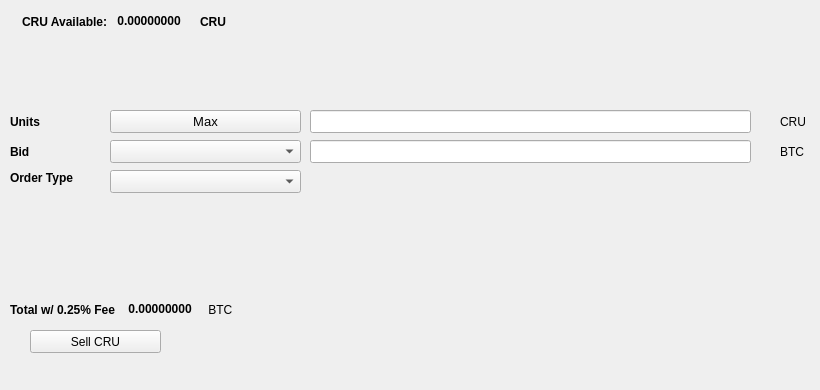
   <widget class="QWidget" name="SellTab">
    <attribute name="title">
     <string>Sell</string>
    </attribute>
    <widget class="QLabel" name="label_16">
     <property name="geometry">
      <rect>
       <x>780</x>
       <y>140</y>
       <width>31</width>
       <height>23</height>
      </rect>
     </property>
     <property name="text">
      <string>BTC</string>
     </property>
    </widget>
    <widget class="QComboBox" name="SellBidcomboBox">
     <property name="geometry">
      <rect>
       <x>110</x>
       <y>140</y>
       <width>191</width>
       <height>23</height>
      </rect>
     </property>
     <property name="font">
      <font>
       <pointsize>10</pointsize>
      </font>
     </property>
    </widget>
    <widget class="QLabel" name="label_18">
     <property name="geometry">
      <rect>
       <x>10</x>
       <y>110</y>
       <width>46</width>
       <height>23</height>
      </rect>
     </property>
     <property name="font">
      <font>
       <weight>75</weight>
       <bold>true</bold>
      </font>
     </property>
     <property name="text">
      <string>Units</string>
     </property>
    </widget>
    <widget class="QPushButton" name="Sell_Max_Amount">
     <property name="geometry">
      <rect>
       <x>110</x>
       <y>110</y>
       <width>191</width>
       <height>23</height>
      </rect>
     </property>
     <property name="font">
      <font>
       <pointsize>10</pointsize>
      </font>
     </property>
     <property name="text">
      <string>Max</string>
     </property>
    </widget>
    <widget class="QLabel" name="label_20">
     <property name="geometry">
      <rect>
       <x>10</x>
       <y>170</y>
       <width>91</width>
       <height>16</height>
      </rect>
     </property>
     <property name="font">
      <font>
       <weight>75</weight>
       <bold>true</bold>
      </font>
     </property>
     <property name="text">
      <string>Order Type</string>
     </property>
    </widget>
    <widget class="QComboBox" name="SellOrdertypeCombo">
     <property name="geometry">
      <rect>
       <x>110</x>
       <y>170</y>
       <width>191</width>
       <height>23</height>
      </rect>
     </property>
     <property name="font">
      <font>
       <pointsize>10</pointsize>
      </font>
     </property>
    </widget>
    <widget class="QLabel" name="label_21">
     <property name="geometry">
      <rect>
       <x>10</x>
       <y>140</y>
       <width>46</width>
       <height>23</height>
      </rect>
     </property>
     <property name="font">
      <font>
       <weight>75</weight>
       <bold>true</bold>
      </font>
     </property>
     <property name="text">
      <string>Bid</string>
     </property>
    </widget>
    <widget class="QLabel" name="label_22">
     <property name="geometry">
      <rect>
       <x>780</x>
       <y>110</y>
       <width>31</width>
       <height>23</height>
      </rect>
     </property>
     <property name="text">
      <string>CRU</string>
     </property>
    </widget>
    <widget class="QLineEdit" name="UnitsInputCRU">
     <property name="geometry">
      <rect>
       <x>310</x>
       <y>110</y>
       <width>441</width>
       <height>23</height>
      </rect>
     </property>
     <property name="font">
      <font>
       <pointsize>9</pointsize>
       <weight>75</weight>
       <bold>true</bold>
      </font>
     </property>
    </widget>
    <widget class="QLineEdit" name="SellBidPriceEdit">
     <property name="geometry">
      <rect>
       <x>310</x>
       <y>140</y>
       <width>441</width>
       <height>23</height>
      </rect>
     </property>
     <property name="font">
      <font>
       <pointsize>9</pointsize>
       <weight>75</weight>
       <bold>true</bold>
      </font>
     </property>
    </widget>
    <widget class="QPushButton" name="SellCRUBTN">
     <property name="geometry">
      <rect>
       <x>30</x>
       <y>330</y>
       <width>131</width>
       <height>23</height>
      </rect>
     </property>
     <property name="text">
      <string>Sell CRU</string>
     </property>
     <property name="icon">
      <iconset resource="../curiumn">
       <normaloff>:/icons/bitcoin</normaloff>:/icons/bitcoin</iconset>
     </property>
    </widget>
    <widget class="QWidget" name="layoutWidget3">
     <property name="geometry">
      <rect>
       <x>22</x>
       <y>12</y>
       <width>258</width>
       <height>19</height>
      </rect>
     </property>
     <layout class="QHBoxLayout" name="horizontalLayout">
      <item>
       <widget class="QLabel" name="label232_2">
        <property name="font">
         <font>
          <weight>75</weight>
          <bold>true</bold>
         </font>
        </property>
        <property name="text">
         <string>CRU Available:</string>
        </property>
       </widget>
      </item>
      <item>
       <widget class="QLabel" name="CRUAvailableLabel">
        <property name="palette">
         <palette>
          <active>
           <colorrole role="WindowText">
            <brush brushstyle="SolidPattern">
             <color alpha="255">
              <red>0</red>
              <green>0</green>
              <blue>0</blue>
             </color>
            </brush>
           </colorrole>
           <colorrole role="Button">
            <brush brushstyle="SolidPattern">
             <color alpha="255">
              <red>0</red>
              <green>170</green>
              <blue>0</blue>
             </color>
            </brush>
           </colorrole>
           <colorrole role="Light">
            <brush brushstyle="SolidPattern">
             <color alpha="255">
              <red>0</red>
              <green>255</green>
              <blue>0</blue>
             </color>
            </brush>
           </colorrole>
           <colorrole role="Midlight">
            <brush brushstyle="SolidPattern">
             <color alpha="255">
              <red>0</red>
              <green>212</green>
              <blue>0</blue>
             </color>
            </brush>
           </colorrole>
           <colorrole role="Dark">
            <brush brushstyle="SolidPattern">
             <color alpha="255">
              <red>0</red>
              <green>85</green>
              <blue>0</blue>
             </color>
            </brush>
           </colorrole>
           <colorrole role="Mid">
            <brush brushstyle="SolidPattern">
             <color alpha="255">
              <red>0</red>
              <green>113</green>
              <blue>0</blue>
             </color>
            </brush>
           </colorrole>
           <colorrole role="Text">
            <brush brushstyle="SolidPattern">
             <color alpha="255">
              <red>0</red>
              <green>170</green>
              <blue>0</blue>
             </color>
            </brush>
           </colorrole>
           <colorrole role="BrightText">
            <brush brushstyle="SolidPattern">
             <color alpha="255">
              <red>255</red>
              <green>255</green>
              <blue>255</blue>
             </color>
            </brush>
           </colorrole>
           <colorrole role="ButtonText">
            <brush brushstyle="SolidPattern">
             <color alpha="255">
              <red>0</red>
              <green>0</green>
              <blue>0</blue>
             </color>
            </brush>
           </colorrole>
           <colorrole role="Base">
            <brush brushstyle="SolidPattern">
             <color alpha="255">
              <red>255</red>
              <green>255</green>
              <blue>255</blue>
             </color>
            </brush>
           </colorrole>
           <colorrole role="Window">
            <brush brushstyle="SolidPattern">
             <color alpha="255">
              <red>0</red>
              <green>170</green>
              <blue>0</blue>
             </color>
            </brush>
           </colorrole>
           <colorrole role="Shadow">
            <brush brushstyle="SolidPattern">
             <color alpha="255">
              <red>0</red>
              <green>0</green>
              <blue>0</blue>
             </color>
            </brush>
           </colorrole>
           <colorrole role="AlternateBase">
            <brush brushstyle="SolidPattern">
             <color alpha="255">
              <red>127</red>
              <green>212</green>
              <blue>127</blue>
             </color>
            </brush>
           </colorrole>
           <colorrole role="ToolTipBase">
            <brush brushstyle="SolidPattern">
             <color alpha="255">
              <red>255</red>
              <green>255</green>
              <blue>220</blue>
             </color>
            </brush>
           </colorrole>
           <colorrole role="ToolTipText">
            <brush brushstyle="SolidPattern">
             <color alpha="255">
              <red>0</red>
              <green>0</green>
              <blue>0</blue>
             </color>
            </brush>
           </colorrole>
          </active>
          <inactive>
           <colorrole role="WindowText">
            <brush brushstyle="SolidPattern">
             <color alpha="255">
              <red>0</red>
              <green>0</green>
              <blue>0</blue>
             </color>
            </brush>
           </colorrole>
           <colorrole role="Button">
            <brush brushstyle="SolidPattern">
             <color alpha="255">
              <red>0</red>
              <green>170</green>
              <blue>0</blue>
             </color>
            </brush>
           </colorrole>
           <colorrole role="Light">
            <brush brushstyle="SolidPattern">
             <color alpha="255">
              <red>0</red>
              <green>255</green>
              <blue>0</blue>
             </color>
            </brush>
           </colorrole>
           <colorrole role="Midlight">
            <brush brushstyle="SolidPattern">
             <color alpha="255">
              <red>0</red>
              <green>212</green>
              <blue>0</blue>
             </color>
            </brush>
           </colorrole>
           <colorrole role="Dark">
            <brush brushstyle="SolidPattern">
             <color alpha="255">
              <red>0</red>
              <green>85</green>
              <blue>0</blue>
             </color>
            </brush>
           </colorrole>
           <colorrole role="Mid">
            <brush brushstyle="SolidPattern">
             <color alpha="255">
              <red>0</red>
              <green>113</green>
              <blue>0</blue>
             </color>
            </brush>
           </colorrole>
           <colorrole role="Text">
            <brush brushstyle="SolidPattern">
             <color alpha="255">
              <red>0</red>
              <green>170</green>
              <blue>0</blue>
             </color>
            </brush>
           </colorrole>
           <colorrole role="BrightText">
            <brush brushstyle="SolidPattern">
             <color alpha="255">
              <red>255</red>
              <green>255</green>
              <blue>255</blue>
             </color>
            </brush>
           </colorrole>
           <colorrole role="ButtonText">
            <brush brushstyle="SolidPattern">
             <color alpha="255">
              <red>0</red>
              <green>0</green>
              <blue>0</blue>
             </color>
            </brush>
           </colorrole>
           <colorrole role="Base">
            <brush brushstyle="SolidPattern">
             <color alpha="255">
              <red>255</red>
              <green>255</green>
              <blue>255</blue>
             </color>
            </brush>
           </colorrole>
           <colorrole role="Window">
            <brush brushstyle="SolidPattern">
             <color alpha="255">
              <red>0</red>
              <green>170</green>
              <blue>0</blue>
             </color>
            </brush>
           </colorrole>
           <colorrole role="Shadow">
            <brush brushstyle="SolidPattern">
             <color alpha="255">
              <red>0</red>
              <green>0</green>
              <blue>0</blue>
             </color>
            </brush>
           </colorrole>
           <colorrole role="AlternateBase">
            <brush brushstyle="SolidPattern">
             <color alpha="255">
              <red>127</red>
              <green>212</green>
              <blue>127</blue>
             </color>
            </brush>
           </colorrole>
           <colorrole role="ToolTipBase">
            <brush brushstyle="SolidPattern">
             <color alpha="255">
              <red>255</red>
              <green>255</green>
              <blue>220</blue>
             </color>
            </brush>
           </colorrole>
           <colorrole role="ToolTipText">
            <brush brushstyle="SolidPattern">
             <color alpha="255">
              <red>0</red>
              <green>0</green>
              <blue>0</blue>
             </color>
            </brush>
           </colorrole>
          </inactive>
          <disabled>
           <colorrole role="WindowText">
            <brush brushstyle="SolidPattern">
             <color alpha="255">
              <red>0</red>
              <green>85</green>
              <blue>0</blue>
             </color>
            </brush>
           </colorrole>
           <colorrole role="Button">
            <brush brushstyle="SolidPattern">
             <color alpha="255">
              <red>0</red>
              <green>170</green>
              <blue>0</blue>
             </color>
            </brush>
           </colorrole>
           <colorrole role="Light">
            <brush brushstyle="SolidPattern">
             <color alpha="255">
              <red>0</red>
              <green>255</green>
              <blue>0</blue>
             </color>
            </brush>
           </colorrole>
           <colorrole role="Midlight">
            <brush brushstyle="SolidPattern">
             <color alpha="255">
              <red>0</red>
              <green>212</green>
              <blue>0</blue>
             </color>
            </brush>
           </colorrole>
           <colorrole role="Dark">
            <brush brushstyle="SolidPattern">
             <color alpha="255">
              <red>0</red>
              <green>85</green>
              <blue>0</blue>
             </color>
            </brush>
           </colorrole>
           <colorrole role="Mid">
            <brush brushstyle="SolidPattern">
             <color alpha="255">
              <red>0</red>
              <green>113</green>
              <blue>0</blue>
             </color>
            </brush>
           </colorrole>
           <colorrole role="Text">
            <brush brushstyle="SolidPattern">
             <color alpha="255">
              <red>0</red>
              <green>85</green>
              <blue>0</blue>
             </color>
            </brush>
           </colorrole>
           <colorrole role="BrightText">
            <brush brushstyle="SolidPattern">
             <color alpha="255">
              <red>255</red>
              <green>255</green>
              <blue>255</blue>
             </color>
            </brush>
           </colorrole>
           <colorrole role="ButtonText">
            <brush brushstyle="SolidPattern">
             <color alpha="255">
              <red>0</red>
              <green>85</green>
              <blue>0</blue>
             </color>
            </brush>
           </colorrole>
           <colorrole role="Base">
            <brush brushstyle="SolidPattern">
             <color alpha="255">
              <red>0</red>
              <green>170</green>
              <blue>0</blue>
             </color>
            </brush>
           </colorrole>
           <colorrole role="Window">
            <brush brushstyle="SolidPattern">
             <color alpha="255">
              <red>0</red>
              <green>170</green>
              <blue>0</blue>
             </color>
            </brush>
           </colorrole>
           <colorrole role="Shadow">
            <brush brushstyle="SolidPattern">
             <color alpha="255">
              <red>0</red>
              <green>0</green>
              <blue>0</blue>
             </color>
            </brush>
           </colorrole>
           <colorrole role="AlternateBase">
            <brush brushstyle="SolidPattern">
             <color alpha="255">
              <red>0</red>
              <green>170</green>
              <blue>0</blue>
             </color>
            </brush>
           </colorrole>
           <colorrole role="ToolTipBase">
            <brush brushstyle="SolidPattern">
             <color alpha="255">
              <red>255</red>
              <green>255</green>
              <blue>220</blue>
             </color>
            </brush>
           </colorrole>
           <colorrole role="ToolTipText">
            <brush brushstyle="SolidPattern">
             <color alpha="255">
              <red>0</red>
              <green>0</green>
              <blue>0</blue>
             </color>
            </brush>
           </colorrole>
          </disabled>
         </palette>
        </property>
        <property name="font">
         <font>
          <weight>75</weight>
          <bold>true</bold>
         </font>
        </property>
        <property name="text">
         <string> 0.00000000 </string>
        </property>
        <property name="textInteractionFlags">
         <set>Qt::LinksAccessibleByMouse|Qt::TextSelectableByKeyboard|Qt::TextSelectableByMouse</set>
        </property>
       </widget>
      </item>
      <item>
       <widget class="QLabel" name="labelCRU">
        <property name="font">
         <font>
          <weight>75</weight>
          <bold>true</bold>
         </font>
        </property>
        <property name="text">
         <string>CRU</string>
        </property>
       </widget>
      </item>
     </layout>
    </widget>
    <widget class="QWidget" name="layoutWidget">
     <property name="geometry">
      <rect>
       <x>10</x>
       <y>300</y>
       <width>268</width>
       <height>19</height>
      </rect>
     </property>
     <layout class="QHBoxLayout" name="horizontalLayout_2">
      <item>
       <widget class="QLabel" name="label_19">
        <property name="font">
         <font>
          <weight>75</weight>
          <bold>true</bold>
         </font>
        </property>
        <property name="text">
         <string>Total w/ 0.25% Fee </string>
        </property>
       </widget>
      </item>
      <item>
       <widget class="QLabel" name="SellCostLabel">
        <property name="palette">
         <palette>
          <active>
           <colorrole role="WindowText">
            <brush brushstyle="SolidPattern">
             <color alpha="255">
              <red>0</red>
              <green>0</green>
              <blue>0</blue>
             </color>
            </brush>
           </colorrole>
           <colorrole role="Button">
            <brush brushstyle="SolidPattern">
             <color alpha="255">
              <red>0</red>
              <green>170</green>
              <blue>0</blue>
             </color>
            </brush>
           </colorrole>
           <colorrole role="Light">
            <brush brushstyle="SolidPattern">
             <color alpha="255">
              <red>0</red>
              <green>255</green>
              <blue>0</blue>
             </color>
            </brush>
           </colorrole>
           <colorrole role="Midlight">
            <brush brushstyle="SolidPattern">
             <color alpha="255">
              <red>0</red>
              <green>212</green>
              <blue>0</blue>
             </color>
            </brush>
           </colorrole>
           <colorrole role="Dark">
            <brush brushstyle="SolidPattern">
             <color alpha="255">
              <red>0</red>
              <green>85</green>
              <blue>0</blue>
             </color>
            </brush>
           </colorrole>
           <colorrole role="Mid">
            <brush brushstyle="SolidPattern">
             <color alpha="255">
              <red>0</red>
              <green>113</green>
              <blue>0</blue>
             </color>
            </brush>
           </colorrole>
           <colorrole role="Text">
            <brush brushstyle="SolidPattern">
             <color alpha="255">
              <red>0</red>
              <green>170</green>
              <blue>0</blue>
             </color>
            </brush>
           </colorrole>
           <colorrole role="BrightText">
            <brush brushstyle="SolidPattern">
             <color alpha="255">
              <red>255</red>
              <green>255</green>
              <blue>255</blue>
             </color>
            </brush>
           </colorrole>
           <colorrole role="ButtonText">
            <brush brushstyle="SolidPattern">
             <color alpha="255">
              <red>0</red>
              <green>0</green>
              <blue>0</blue>
             </color>
            </brush>
           </colorrole>
           <colorrole role="Base">
            <brush brushstyle="SolidPattern">
             <color alpha="255">
              <red>255</red>
              <green>255</green>
              <blue>255</blue>
             </color>
            </brush>
           </colorrole>
           <colorrole role="Window">
            <brush brushstyle="SolidPattern">
             <color alpha="255">
              <red>0</red>
              <green>170</green>
              <blue>0</blue>
             </color>
            </brush>
           </colorrole>
           <colorrole role="Shadow">
            <brush brushstyle="SolidPattern">
             <color alpha="255">
              <red>0</red>
              <green>0</green>
              <blue>0</blue>
             </color>
            </brush>
           </colorrole>
           <colorrole role="AlternateBase">
            <brush brushstyle="SolidPattern">
             <color alpha="255">
              <red>127</red>
              <green>212</green>
              <blue>127</blue>
             </color>
            </brush>
           </colorrole>
           <colorrole role="ToolTipBase">
            <brush brushstyle="SolidPattern">
             <color alpha="255">
              <red>255</red>
              <green>255</green>
              <blue>220</blue>
             </color>
            </brush>
           </colorrole>
           <colorrole role="ToolTipText">
            <brush brushstyle="SolidPattern">
             <color alpha="255">
              <red>0</red>
              <green>0</green>
              <blue>0</blue>
             </color>
            </brush>
           </colorrole>
          </active>
          <inactive>
           <colorrole role="WindowText">
            <brush brushstyle="SolidPattern">
             <color alpha="255">
              <red>0</red>
              <green>0</green>
              <blue>0</blue>
             </color>
            </brush>
           </colorrole>
           <colorrole role="Button">
            <brush brushstyle="SolidPattern">
             <color alpha="255">
              <red>0</red>
              <green>170</green>
              <blue>0</blue>
             </color>
            </brush>
           </colorrole>
           <colorrole role="Light">
            <brush brushstyle="SolidPattern">
             <color alpha="255">
              <red>0</red>
              <green>255</green>
              <blue>0</blue>
             </color>
            </brush>
           </colorrole>
           <colorrole role="Midlight">
            <brush brushstyle="SolidPattern">
             <color alpha="255">
              <red>0</red>
              <green>212</green>
              <blue>0</blue>
             </color>
            </brush>
           </colorrole>
           <colorrole role="Dark">
            <brush brushstyle="SolidPattern">
             <color alpha="255">
              <red>0</red>
              <green>85</green>
              <blue>0</blue>
             </color>
            </brush>
           </colorrole>
           <colorrole role="Mid">
            <brush brushstyle="SolidPattern">
             <color alpha="255">
              <red>0</red>
              <green>113</green>
              <blue>0</blue>
             </color>
            </brush>
           </colorrole>
           <colorrole role="Text">
            <brush brushstyle="SolidPattern">
             <color alpha="255">
              <red>0</red>
              <green>170</green>
              <blue>0</blue>
             </color>
            </brush>
           </colorrole>
           <colorrole role="BrightText">
            <brush brushstyle="SolidPattern">
             <color alpha="255">
              <red>255</red>
              <green>255</green>
              <blue>255</blue>
             </color>
            </brush>
           </colorrole>
           <colorrole role="ButtonText">
            <brush brushstyle="SolidPattern">
             <color alpha="255">
              <red>0</red>
              <green>0</green>
              <blue>0</blue>
             </color>
            </brush>
           </colorrole>
           <colorrole role="Base">
            <brush brushstyle="SolidPattern">
             <color alpha="255">
              <red>255</red>
              <green>255</green>
              <blue>255</blue>
             </color>
            </brush>
           </colorrole>
           <colorrole role="Window">
            <brush brushstyle="SolidPattern">
             <color alpha="255">
              <red>0</red>
              <green>170</green>
              <blue>0</blue>
             </color>
            </brush>
           </colorrole>
           <colorrole role="Shadow">
            <brush brushstyle="SolidPattern">
             <color alpha="255">
              <red>0</red>
              <green>0</green>
              <blue>0</blue>
             </color>
            </brush>
           </colorrole>
           <colorrole role="AlternateBase">
            <brush brushstyle="SolidPattern">
             <color alpha="255">
              <red>127</red>
              <green>212</green>
              <blue>127</blue>
             </color>
            </brush>
           </colorrole>
           <colorrole role="ToolTipBase">
            <brush brushstyle="SolidPattern">
             <color alpha="255">
              <red>255</red>
              <green>255</green>
              <blue>220</blue>
             </color>
            </brush>
           </colorrole>
           <colorrole role="ToolTipText">
            <brush brushstyle="SolidPattern">
             <color alpha="255">
              <red>0</red>
              <green>0</green>
              <blue>0</blue>
             </color>
            </brush>
           </colorrole>
          </inactive>
          <disabled>
           <colorrole role="WindowText">
            <brush brushstyle="SolidPattern">
             <color alpha="255">
              <red>0</red>
              <green>85</green>
              <blue>0</blue>
             </color>
            </brush>
           </colorrole>
           <colorrole role="Button">
            <brush brushstyle="SolidPattern">
             <color alpha="255">
              <red>0</red>
              <green>170</green>
              <blue>0</blue>
             </color>
            </brush>
           </colorrole>
           <colorrole role="Light">
            <brush brushstyle="SolidPattern">
             <color alpha="255">
              <red>0</red>
              <green>255</green>
              <blue>0</blue>
             </color>
            </brush>
           </colorrole>
           <colorrole role="Midlight">
            <brush brushstyle="SolidPattern">
             <color alpha="255">
              <red>0</red>
              <green>212</green>
              <blue>0</blue>
             </color>
            </brush>
           </colorrole>
           <colorrole role="Dark">
            <brush brushstyle="SolidPattern">
             <color alpha="255">
              <red>0</red>
              <green>85</green>
              <blue>0</blue>
             </color>
            </brush>
           </colorrole>
           <colorrole role="Mid">
            <brush brushstyle="SolidPattern">
             <color alpha="255">
              <red>0</red>
              <green>113</green>
              <blue>0</blue>
             </color>
            </brush>
           </colorrole>
           <colorrole role="Text">
            <brush brushstyle="SolidPattern">
             <color alpha="255">
              <red>0</red>
              <green>85</green>
              <blue>0</blue>
             </color>
            </brush>
           </colorrole>
           <colorrole role="BrightText">
            <brush brushstyle="SolidPattern">
             <color alpha="255">
              <red>255</red>
              <green>255</green>
              <blue>255</blue>
             </color>
            </brush>
           </colorrole>
           <colorrole role="ButtonText">
            <brush brushstyle="SolidPattern">
             <color alpha="255">
              <red>0</red>
              <green>85</green>
              <blue>0</blue>
             </color>
            </brush>
           </colorrole>
           <colorrole role="Base">
            <brush brushstyle="SolidPattern">
             <color alpha="255">
              <red>0</red>
              <green>170</green>
              <blue>0</blue>
             </color>
            </brush>
           </colorrole>
           <colorrole role="Window">
            <brush brushstyle="SolidPattern">
             <color alpha="255">
              <red>0</red>
              <green>170</green>
              <blue>0</blue>
             </color>
            </brush>
           </colorrole>
           <colorrole role="Shadow">
            <brush brushstyle="SolidPattern">
             <color alpha="255">
              <red>0</red>
              <green>0</green>
              <blue>0</blue>
             </color>
            </brush>
           </colorrole>
           <colorrole role="AlternateBase">
            <brush brushstyle="SolidPattern">
             <color alpha="255">
              <red>0</red>
              <green>170</green>
              <blue>0</blue>
             </color>
            </brush>
           </colorrole>
           <colorrole role="ToolTipBase">
            <brush brushstyle="SolidPattern">
             <color alpha="255">
              <red>255</red>
              <green>255</green>
              <blue>220</blue>
             </color>
            </brush>
           </colorrole>
           <colorrole role="ToolTipText">
            <brush brushstyle="SolidPattern">
             <color alpha="255">
              <red>0</red>
              <green>0</green>
              <blue>0</blue>
             </color>
            </brush>
           </colorrole>
          </disabled>
         </palette>
        </property>
        <property name="font">
         <font>
          <weight>75</weight>
          <bold>true</bold>
         </font>
        </property>
        <property name="autoFillBackground">
         <bool>false</bool>
        </property>
        <property name="text">
         <string> 0.00000000</string>
        </property>
        <property name="textInteractionFlags">
         <set>Qt::LinksAccessibleByMouse|Qt::TextSelectableByMouse</set>
        </property>
       </widget>
      </item>
      <item>
       <widget class="QLabel" name="label_17">
        <property name="font">
         <font>
          <weight>50</weight>
          <bold>false</bold>
         </font>
        </property>
        <property name="text">
         <string> BTC</string>
        </property>
       </widget>
      </item>
     </layout>
    </widget>
    <widget class="QLabel" name="label_23">
     <property name="geometry">
      <rect>
       <x>460</x>
       <y>300</y>
       <width>281</width>
       <height>81</height>
      </rect>
     </property>
     <property name="text">
      <string/>
     </property>
     <property name="pixmap">
      <pixmap>:/images/bittrex</pixmap>
     </property>
    </widget>
   </widget>
